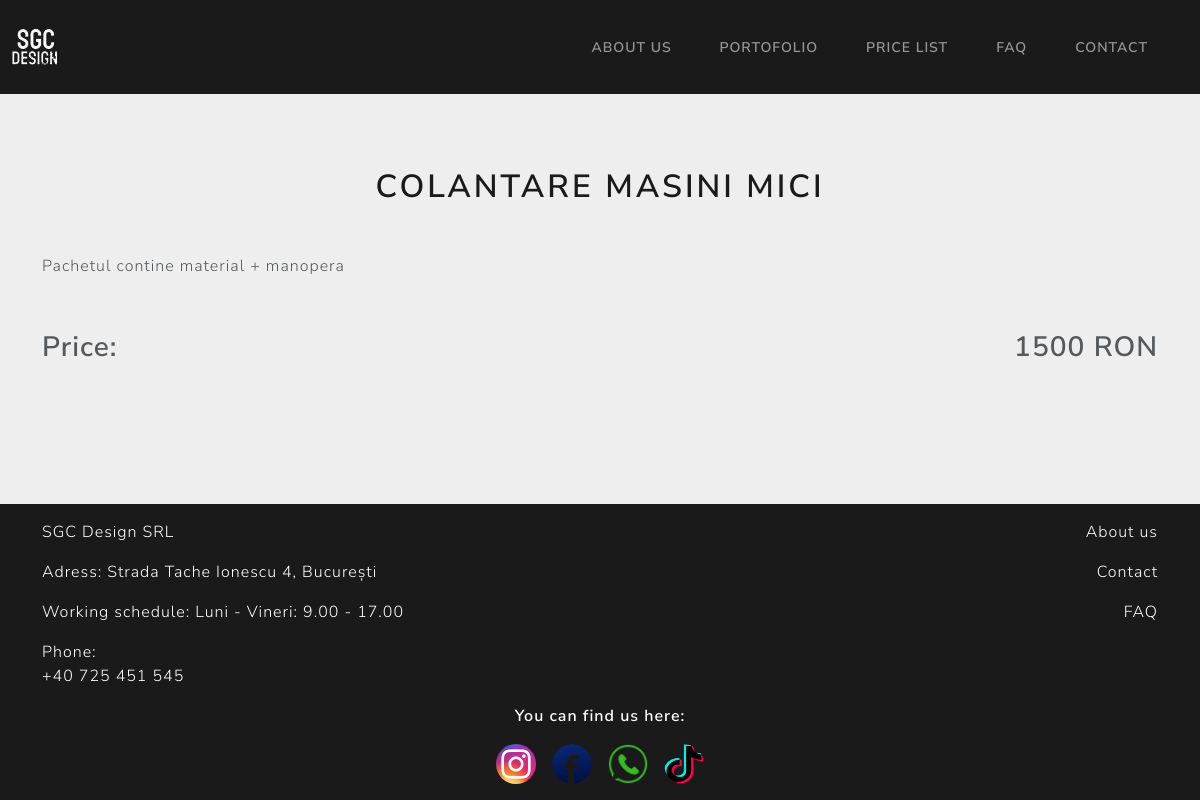
/products/1, run on the app's committed database.
### base/models.py (models this page shows, shortened)
class Price(models.Model):
    name = models.CharField(max_length=200)
    description = models.TextField(null=True,blank=True)
    price = models.IntegerField(null=True)
    created_at = models.DateTimeField(auto_now_add=True)
    updated_at = models.DateTimeField(auto_now=True)
    class Meta:
        ordering = ['id']

### base/views.py (the view)
# urls.py: path('products/<str:pk>', views.products, name='product'),
def products(request, pk):
    product = Price.objects.get(id=pk)
    context = {
        'product': product
    }
    return render(request, 'products.html',context)

### base/templates/products.html
{% extends 'main.html' %}{% block title %}Servicii{% endblock title %} {% block content %}
<div class="container mt-5">
  <h1 class="text-center mb-5">{{product.name}}</h1>
  <p class="mb-5">{{product.description}}</p>
  <div class="d-flex justify-content-between">
    <p class="fw-bold fs-2">Price:</p>
    <p class="fw-bold fs-2">{{product.price}} RON</p>
  </div>
</div>
{% endblock content %}

### static/styles/style.css (style rules this page uses)
.main { background-color: #eee; }

### data on the page
Price: name "COLANTARE MASINI MICI", description "Pachetul contine material + manopera", price "1500"
